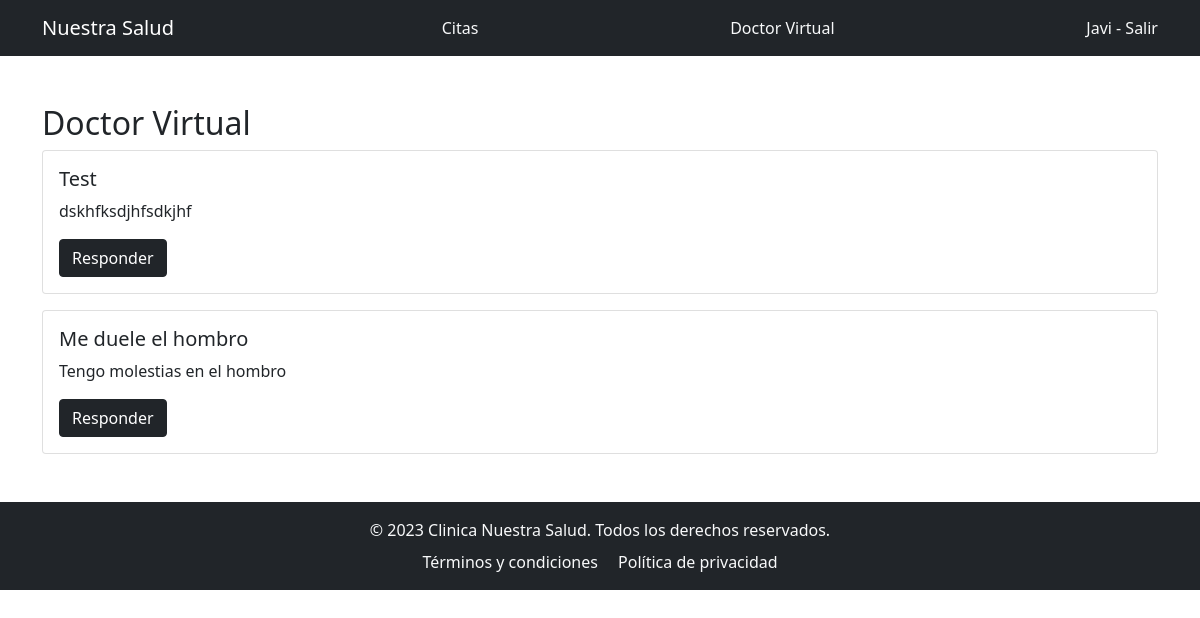
/clinic/doctor_virtual/ (signed in), run on the app's committed database.
### clinic/models.py (models this page shows)
class Pregunta(models.Model):
    titulo = models.CharField(max_length=200)
    descripcion = models.TextField()
    perfil = models.ForeignKey(Perfil, related_name='preguntas', on_delete=models.CASCADE)
    medico = models.ForeignKey(Perfil, related_name='respuestas', on_delete=models.SET_NULL, null=True, blank=True)
    respuesta = models.TextField(blank=True)

### clinic/views.py (the view)
# urls.py: path('doctor_virtual/', views.DoctorVirtualView.as_view(), name='doctor_virtual'),
class DoctorVirtualView(LoginRequiredMixin,ListView):
    model = Pregunta
    template_name = 'doctor_virtual.html'
    def get_queryset(self):
        perfil = Perfil.objects.get(user=self.request.user)
        if perfil.tipo_usuario == 'DOC':
            return Pregunta.objects.filter(medico=perfil, respuesta='')
        else:
            return Pregunta.objects.filter(perfil=perfil)

### clinic/templates/doctor_virtual.html (shortened to what this page needs)
{% extends 'base.html' %}
{% block content %}
    <div class="d-flex justify-content-between align-items-center">
        <h2>Doctor Virtual</h2>
    </div>
    {% for pregunta in object_list %}
        <div class="card mb-3">
            <div class="card-body">
                <h5 class="card-title">{{ pregunta.titulo }}</h5>
                <p class="card-text">{{ pregunta.descripcion }}</p>
                {% if request.user.perfil.tipo_usuario == 'DOC' %}
                    <a href="{% url 'clinic:responder_pregunta' pregunta.id %}" class="btn btn-dark">Responder</a>
                {% endif %}
            </div>
        </div>
    {% endfor %}
{% endblock %}

### clinic/templates/base.html (shortened to what this page needs)
<!DOCTYPE html>
<html lang="en">
<head>
    <link href="https://cdn.jsdelivr.net/npm/bootstrap@5.1.1/dist/css/bootstrap.min.css" rel="stylesheet">
</head>
<body>
    <nav class="navbar navbar-dark bg-dark">
        <div class="container">
            <a class="navbar-brand text-decoration-none" href="{% url 'clinic:citas' %}">Nuestra Salud</a>
            <a class="nav-custom text-decoration-none text-light" href="{% url 'clinic:citas' %}">Citas</a>
            <a class="nav-custom text-decoration-none text-light" href="{% url 'clinic:doctor_virtual' %}">Doctor Virtual</a>
            {% if request.user.is_authenticated %}
                <a class="nav nav-custom text-decoration-none text-light" href="{% url 'clinic:logout' %}">{{ request.user.username }} - Salir</a>
            {% endif %}
        </div>
    </nav>
    <div class="container mt-5 mb-5">
        {% block content %}
        {% endblock %}
    </div>
    <footer class="footer bg-dark py-3 mt-auto">
        <div class="container text-center">
            <span class="text-light">© 2023 Clinica Nuestra Salud. Todos los derechos reservados.</span>
            <div class="mt-2">
                <a href="#" class="text-light text-decoration-none mx-2">Términos y condiciones</a>
                <a href="#" class="text-light text-decoration-none mx-2">Política de privacidad</a>
            </div>
        </div>
    </footer>
</body>
</html>

### data on the page
Pregunta: titulo "Test", descripcion "dskhfksdjhfsdkjhf"
Pregunta: titulo "Me duele el hombro", descripcion "Tengo molestias en el hombro"

### other printed values
{{ request.user.username }} "Javi"
